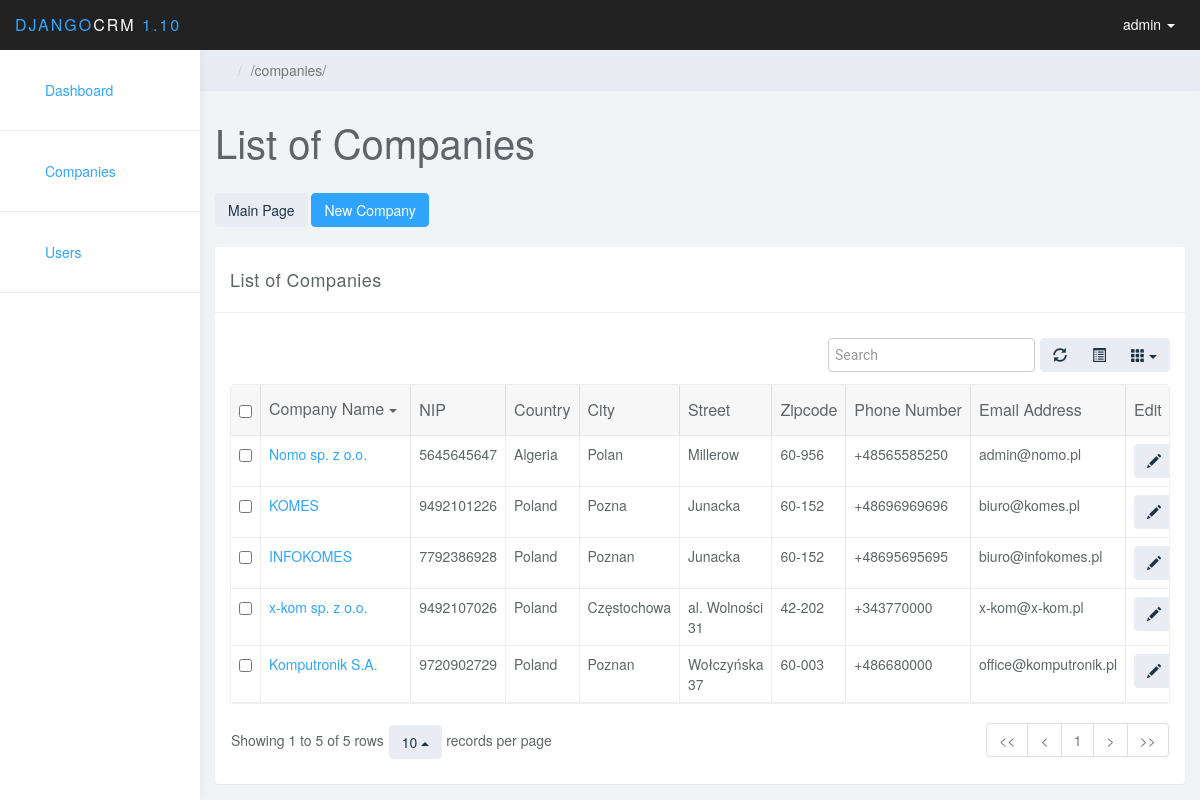
/companies/ (signed in), run on the app's committed database.
### company/models.py (models this page shows, shortened)
class Company(models.Model):
    name = models.CharField(max_length=100, verbose_name=_("Name"), blank=True, null=True)
    nip = models.CharField(max_length=10, verbose_name = _("NIP") , blank=True, null=True)
    country = CountryField(blank_label='(select country)')
    city = models.CharField(max_length=100, verbose_name=_("City"), blank=True, null=True)
    street = models.CharField(max_length=200, verbose_name=_("Street"), blank=True, null=True)
    zipcode = models.CharField(max_length=6, verbose_name=_("Zipcode"), blank=True, null=True)
    phone = models.CharField(max_length=20, verbose_name = _("Phone Number") , blank=True, null=True)
    email = models.EmailField(max_length=200, verbose_name = _("Email Address"), blank=True, null=True)

### company/views/company.py (the view)
# urls.py: url(r'^companies/', company_views.company_list, name='company_list'),
@login_required(login_url='login')
def company_list(request):
    companies = Company.objects.all()
    return render(request, 'company/company_list.html',
                  {'companies': companies})

### company/templates/company/company_list.html (shortened to what this page needs)
{% extends 'company/base.html' %}
{% block content %}
{% if user.is_authenticated %}
    <div class="row">
        <div class="col-lg-12">
            <h1 class="page-header">List of Companies</h1>
        </div>
    </div>
        <a href="{% url 'home' %}"><span class="btn btn-default">Main Page</span></a>
    {% if user.is_superuser %}
        <a href="{% url 'company_new' %}"><span class="btn btn-primary">New Company</span></a>
    {% endif %}
    <br><br>
        <div class="row">
			<div class="col-lg-12">
				<div class="panel panel-default">
					<div class="panel-heading">List of Companies</div>
					<div class="panel-body">
						<table data-toggle="table"  data-show-refresh="true" data-show-toggle="true" data-show-columns="true" data-search="true" data-select-item-name="toolbar1" data-pagination="true" data-sort-name="name" data-sort-order="desc">
						    <thead>
						    <tr>
                                <th data-field="name"  data-sortable="true">Company Name</th>
                                <th data-field="nip" data-sortable="true">NIP</th>
                                <th data-field="country" data-sortable="true">Country</th>
                                <th data-field="city" data-sortable="true">City</th>
                                <th data-field="street" data-sortable="true">Street</th>
                                <th data-field="zipcode" data-sortable="true">Zipcode</th>
                                <th data-field="phone" data-sortable="true">Phone Number</th>
                                <th data-field="email" data-sortable="true">Email Address</th>
                                {% if user.is_superuser %}
                                <th data-field="edit" data-sortable="false">Edit</th>
                                {% endif %}
						    </tr>
						    </thead>
                            <tbody>
                            {% for company in companies %}
                            <tr>
                                <td><a href="{% url 'company_details' pk=company.pk %}">{{ company.name }}</a></td>
                                <td>{{ company.nip }}</td>
                                <td>{{ company.country.name }}</td>
                                <td>{{ company.city }}</td>
                                <td>{{ company.street }}</td>
                                <td>{{ company.zipcode }}</td>
                                <td>{{ company.phone }}</td>
                                <td>{{ company.email }}</td>
                                {% if user.is_superuser %}
                                    <td>
                                    <a class="btn btn-default" href="{% url 'company_edit' pk=company.pk %}">
                                        <span class="glyphicon glyphicon-pencil"></span></a>
                                    </td>
                                {% endif %}
                            </tr>
                            {% endfor %}
                            </tbody>
						</table>
					</div>
				</div>
			</div>
		</div>
{% endif %}
{% endblock %}

### company/templates/company/base.html (shortened to what this page needs)
{% load staticfiles %}
<!DOCTYPE html>
<html>
<head>
     <link rel="stylesheet" href="{% static 'css/bootstrap.min.css' %}">
    <link rel="stylesheet" href="{% static 'css/bootstrap-table.css' %}">
    <link rel="stylesheet" href="{% static 'css/styles.css' %}">
    <link rel="stylesheet" href="{% static 'css/base.css' %}">
</head>
<body>
	<nav class="navbar navbar-inverse navbar-fixed-top" role="navigation">
		<div class="container-fluid">
			<div class="navbar-header">
				<a class="navbar-brand" href="{% url 'home' %}"><span>DJANGO</span>CRM<span> 1.10</span></a>
				<ul class="user-menu">
					<li class="dropdown pull-right">
						<a href="#" class="dropdown-toggle" data-toggle="dropdown"><svg class="glyph stroked male-user"><use href="#stroked-male-user"></use></svg> {{ request.user.username}} <span class="caret"></span></a>
					</li>
				</ul>
			</div>
		</div>
	</nav>
	<div id="sidebar-collapse" class="col-sm-3 col-lg-2 sidebar">
    <br>
		<ul class="nav menu">
			<li><a href="{% url 'home' %}"><svg class="glyph stroked dashboard-dial"><use href="#stroked-dashboard-dial"></use></svg> Dashboard</a></li>
            <li role="presentation" class="divider"></li>
            <li class="parent ">
				<a href="{% url 'company_list' %}">
					<span data-toggle="collapse" href="#sub-item-1"><svg class="glyph signia city"><use href="#signia-city"></use></svg></span> Companies
				</a>
			</li>
            <li role="presentation" class="divider"></li>
   {% if user.is_superuser %}
            <li class="parent ">
            <a href="{% url 'user_list' %}">
            <span data-toggle="collapse" href="#sub-item-2"><svg class="glyph offset user-male-group"><use href="#offset-user-male-group"></use></svg></span> Users
            </a>
            </li>
            <li role="presentation" class="divider"></li>
        </ul>
   {% endif %}
	</div>
	<div class="col-sm-9 col-sm-offset-3 col-lg-10 col-lg-offset-2 main">
		<div class="row">
			<ol class="breadcrumb">
				<li><a href="{% url 'home' %}"><svg class="glyph stroked home"><use href="#stroked-home"></use></svg></a></li>
				<li class="active">{{ request.path }}</li>
			</ol>
		</div>
        {% block content %}
        {% endblock %}
	</div>
</body>
</html>

### static/css/styles.css (style rules this page uses)
body { background: #f1f4f7; padding-top: 50px; color: #5f6468; }
a, a:hover, a:focus { color: #30a5ff; }
h1, h2, h3, h4, h5, h6 { color: #5f6468; }
h1 { font-weight: 300; font-size: 40px; }
.navbar-header .navbar-brand { color: #fff; font-size: 16px; text-transform: uppercase; font-weight: 500; letter-spacing: 2px; }
.navbar-header .navbar-brand span { color: #30a5ff; }
.btn-default, .btn-default:hover, .btn-default:focus, .btn-default:active, .btn-default.active, .open > .dropdown-toggle.btn-default, .btn-default.disabled, .btn-default[disabled], fieldset[disabled] .btn-default, .btn-default.disabled:hover, .btn-default[disabled]:hover, fieldset[disabled] .btn-default:hover, .btn-default.disabled:focus, .btn-default[disabled]:focus, fieldset[disabled] .btn-default:focus, .btn-default.disabled:active, .btn-default[disabled]:active, fieldset[disabled] .btn-default:active, .btn-default.disabled.active, .btn-default[disabled].active, fieldset[disabled] .btn-default.active { background-color: #e9ecf2; border-color: #e9ecf2; color: #1b3548; }
.btn-primary, .btn-primary:hover, .btn-primary:focus, .btn-primary:active, .btn-primary.active, .open > .dropdown-toggle.btn-primary, .btn-primary.disabled, .btn-primary[disabled], fieldset[disabled] .btn-primary, .btn-primary.disabled:hover, .btn-primary[disabled]:hover, fieldset[disabled] .btn-primary:hover, .btn-primary.disabled:focus, .btn-primary[disabled]:focus, fieldset[disabled] .btn-primary:focus, .btn-primary.disabled:active, .btn-primary[disabled]:active, fieldset[disabled] .btn-primary:active, .btn-primary.disabled.active, .btn-primary[disabled].active, fieldset[disabled] .btn-primary.active { background-color: #30a5ff; border-color: #30a5ff; }
.panel { border: 0; }
.panel-heading { font-size: 18px; font-weight: 300; letter-spacing: 0.025em; height: 66px; line-height: 45px; }
.panel-default .panel-heading { background: #fff; border-bottom: 1px solid #eee; color: #5f6468; }
.navbar { border: 0; }
.user-menu { display: inline-block; margin-top: 14px; margin-right: 10px; float: right; list-style: none; padding: 0; }
.user-menu a { color: #fff; }
.sidebar { display: block; background-color: #fff; padding: 0; display: none; }
@media (min-width: 768px) { .sidebar { display: block; position: fixed; top: 50px; bottom: 0; left: 0; z-index: 1000; display: block; margin: 0; padding: 0; overflow-x: hidden; overflow-y: auto; background-color: #fff; box-shadow: 1px 0px 10px rgba(0, 0, 0, .05); } }
@media (min-width: 768px) { .navbar-header { width: 100%; } }
.sidebar ul.nav li.divider { border-bottom: 1px solid #eee; margin: 20px 0; }
.breadcrumb { border-radius: 0; padding: 10px 15px; background: #e9ecf2; box-shadow: 0 1px 1px rgba(0, 0, 0, .05); margin: 0 ; }
h1.page-header { margin-top: 30px; border-bottom: 0; }
.table { background: #fff; }
.sidebar .glyph, .user-menu .glyph { height: 16px; width: 16px; margin: 0 10px 0 0; stroke-width: 3px; }
.user-menu .glyph { stroke-width: 4px; }
.breadcrumb .glyph { height: 14px; width: 14px; margin: -2px 0 0 0; stroke-width: 4px; }

### data on the page
Company: name "Komputronik S.A.", nip "9720902729", country.name "Poland", city "Poznan", street "Wołczyńska 37", zipcode "60-003", phone "+486680000", email "office@komputronik.pl"
Company: name "x-kom sp. z o.o.", nip "9492107026", country.name "Poland", city "Częstochowa", street "al. Wolności 31", zipcode "42-202", phone "+343770000", email "x-kom@x-kom.pl"
Company: name "INFOKOMES", nip "7792386928", country.name "Poland", city "Poznan", street "Junacka", zipcode "60-152", phone "+48695695695", email "biuro@infokomes.pl"
Company: name "KOMES", nip "9492101226", country.name "Poland", city "Pozna", street "Junacka", zipcode "60-152", phone "+48696969696", email "biuro@komes.pl"
Company: name "Nomo sp. z o.o.", nip "5645645647", country.name "Algeria", city "Polan", street "Millerow", zipcode "60-956", phone "+48565585250", email "admin@nomo.pl"

### other printed values
{{ request.user.username }} "admin"
{{ request.path }} "/companies/"
